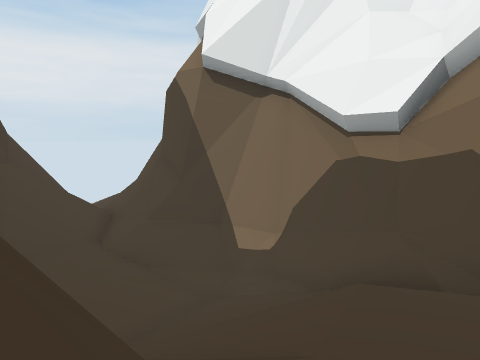
View 1 (above)

12 first-person views from a walk through a Unity game level. The camera is 1.2 m above the floor, tilts 6° down and sees 70° across. The floor is counted in squares, 2 m on a side. Each view is taken from the middle of a square. On the plan, view 1 faces up. The plan holds only what a view shows up to about 10 squares ahead; the rest is blank. The place goes on beyond the plan. Some animated figures are left out.

View 2
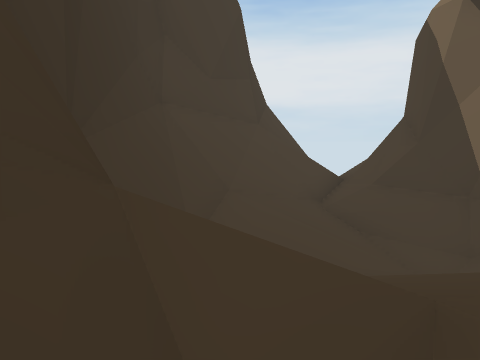

View 3
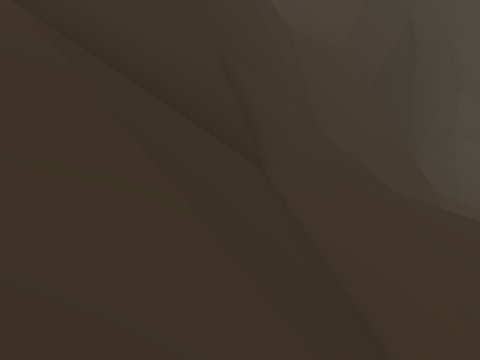

View 4
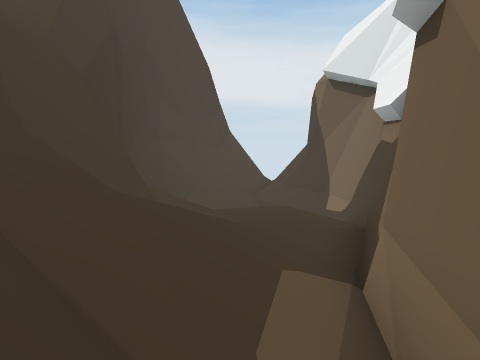

View 5
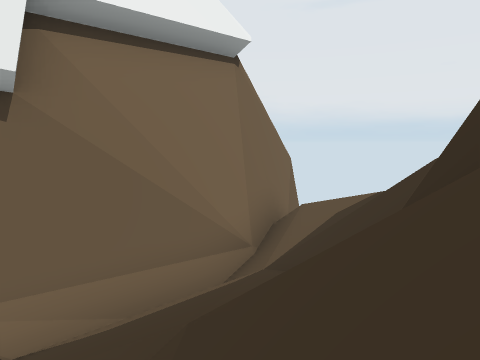

View 6
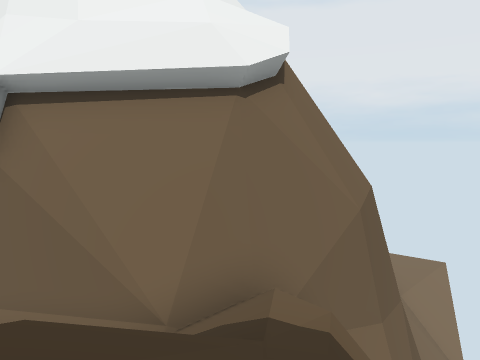

View 7
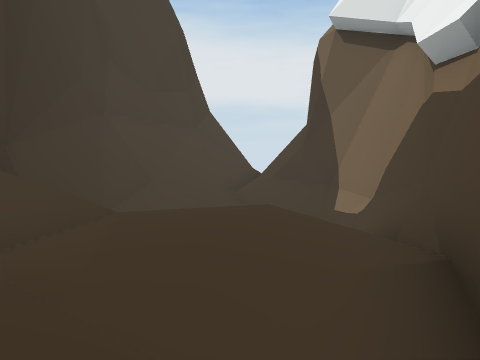

View 8
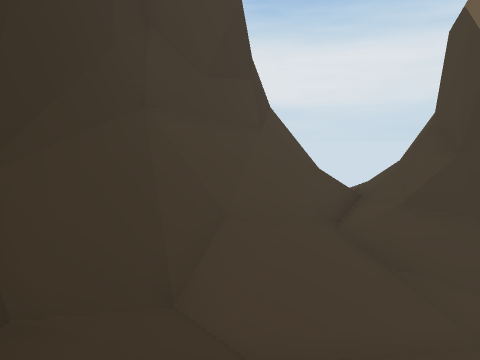

View 9
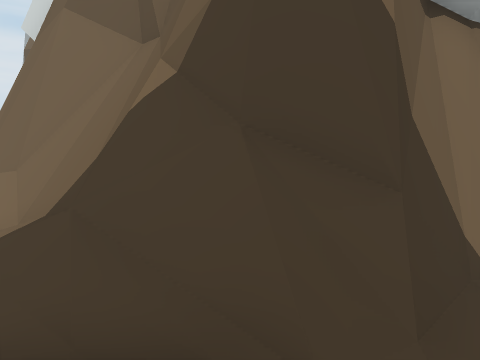

View 10
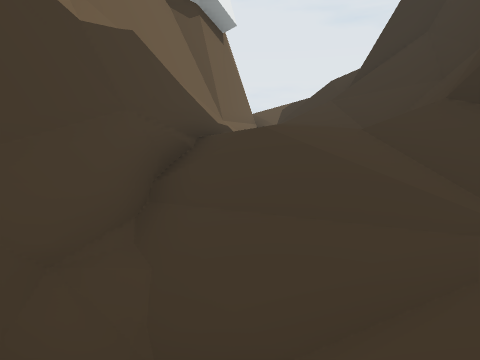

View 11
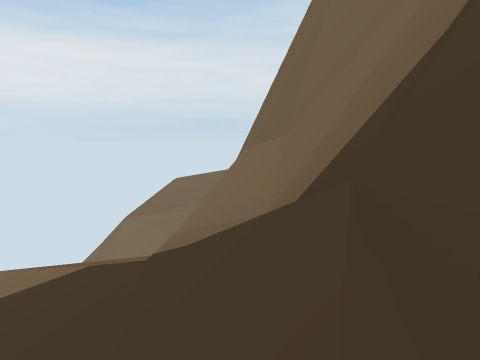

View 12
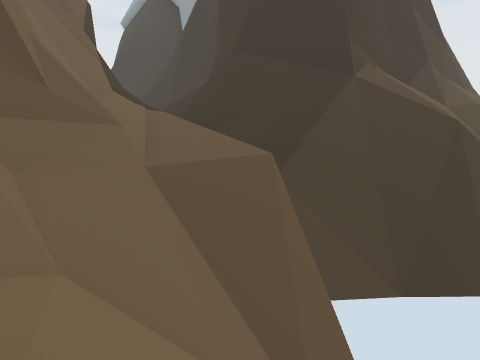

### Floor plan
Key: @ floor where view 1 was taken; # wall or solid block; . main floor; : floor 0.5 m higher than the main floor; + floor 1 m higher than the main floor; - floor 3 m lower than the main floor; / step, stairs or slope; = window, fence, low wall or low ledge; ^ raised ledge; v drop or lower ground.
Columns run from 13 left of view 1 to 10 right of it. Each row starts with its distance up from view 1.
 22       -
 21      v//
 20       ///
 19      ///=#
 18      ////#
 17      v///#
 16      v///#
 15  vvvvv///##
 14 vvvvvv ///^
 13 ^vvvvvvv//^
 12 ^#####v///^
 11        #//^^
 10        #//=#
  9        #///=^#^
  8        #/////##
  7        ##/////##
  6         #//////##
  5         ^^//////##
  4          ^#//////#
  3           ^///.:.##
  2           ^^//.:+/#
  1             ^/////##
  0             ^@/////##
 -1             #^//////##
 -2              ##/=////###
 -3               #^^//// vv
 -4                 ^//vv
 -5                  /

Where each view was taken, in squares from view 1:
view 1: 0 up, 0 right, facing up
view 2: 1 up, 1 right, facing up-left
view 3: 2 down, 6 right, facing left
view 4: 2 down, 6 right, facing up-left
view 5: 1 down, 1 right, facing right
view 6: 5 down, 4 right, facing up-right
view 7: 1 up, 4 right, facing up-left
view 8: 2 up, 0 right, facing up-left
view 9: 8 up, 5 left, facing up-right
view 10: 8 up, 2 left, facing down-right
view 11: 11 up, 4 left, facing up
view 12: 22 up, 7 left, facing down
